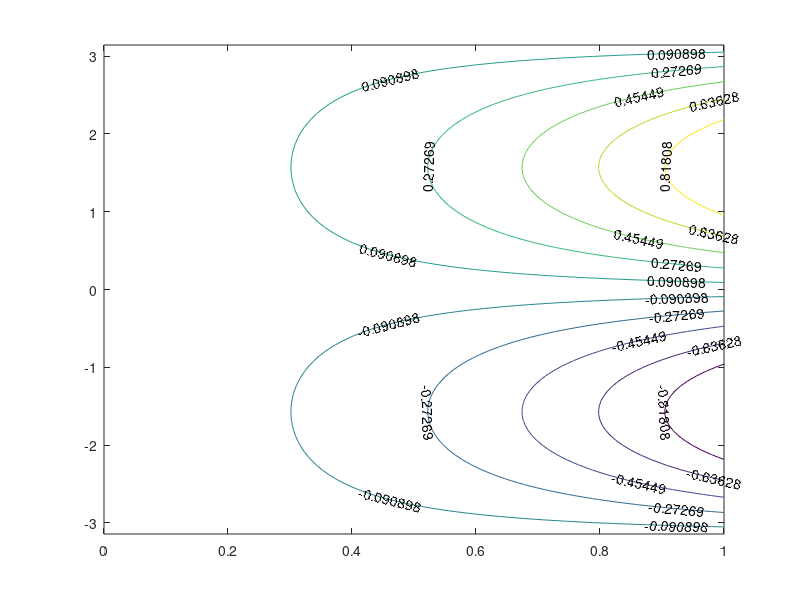

This figure's MATLAB source:
%%%% contour of 2 d function:
clc;
clear all;
close all;

% f = @(x,y) x*sin(y);
x = linspace(0,1,100);
y = linspace(-pi,pi,100);
[X,Y] = meshgrid(x,y);

Z = (X.^2).*sin(Y);

contour(X,Y,Z,10,'ShowText','on')


